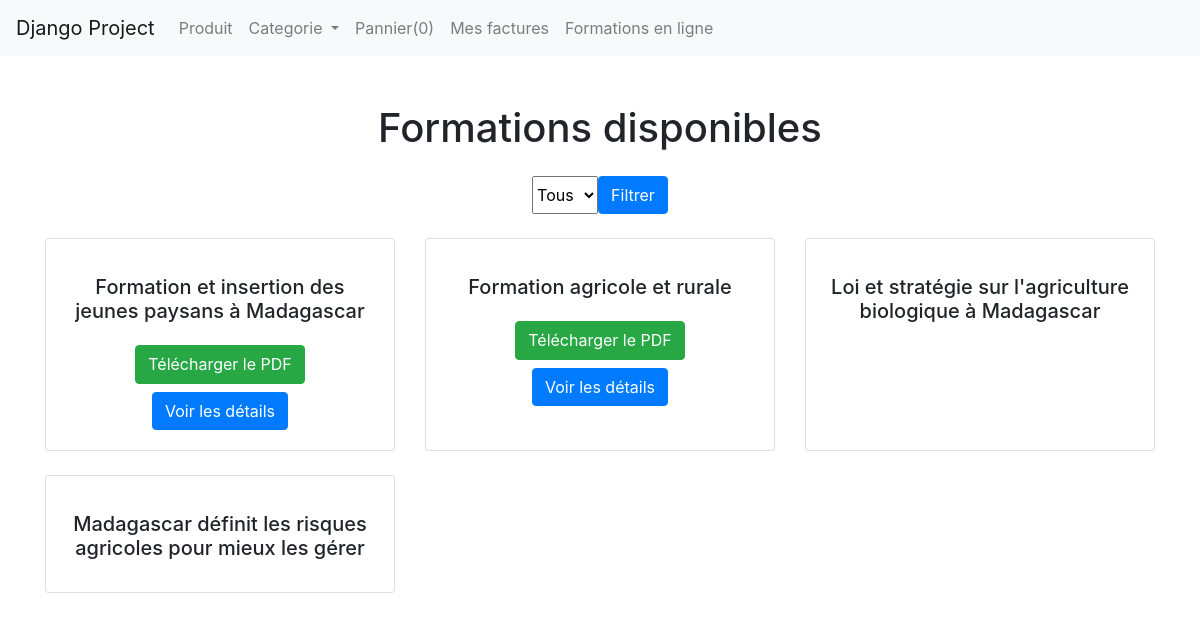
Page /formations/ on the earlier database version.
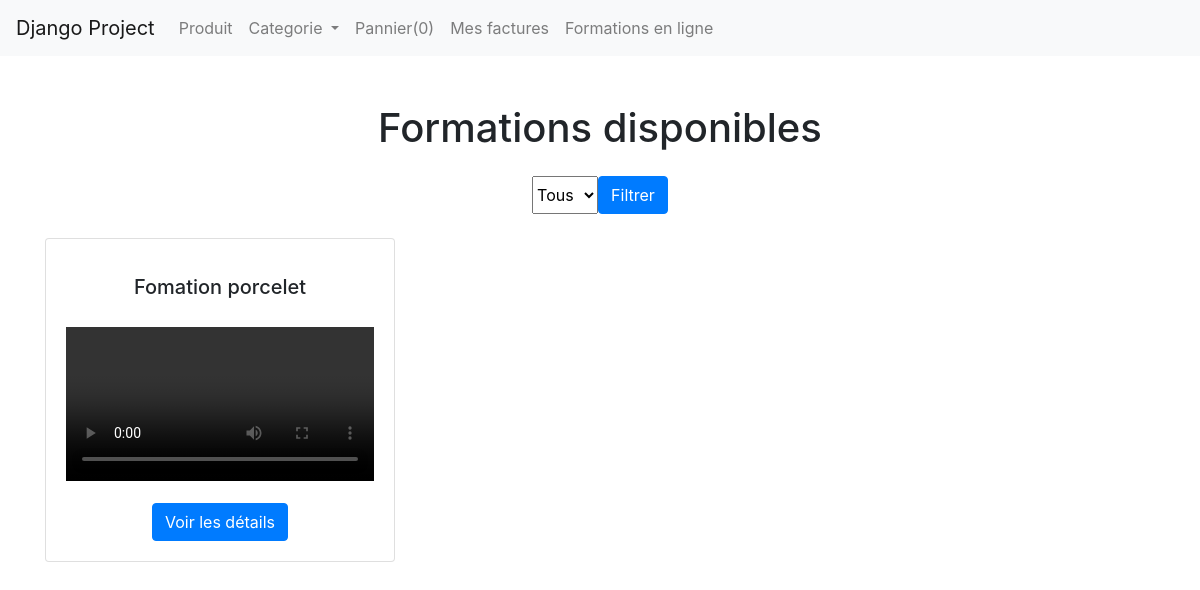
Same page on the later database version.
### formations/models.py (models this page shows, shortened)
class Formation(models.Model):
    TYPE_CHOICES = [
        ('PDF', 'Document PDF'),
        ('VIDEO', 'Vidéo'),
    ]
    titre = models.CharField(max_length=255)
    description = models.TextField()
    type = models.CharField(max_length=5, choices=TYPE_CHOICES)
    fichier = models.FileField(upload_to='formations/', blank=True, null=True)
    date_ajout = models.DateTimeField(auto_now_add=True)

### formations/views.py (the view)
# urls.py: path('', views.liste_formations, name='liste_formations'),
def liste_formations(request):
    type_filtre = request.GET.get('type', None)
    if type_filtre in ['PDF', 'VIDEO']:
        formations = Formation.objects.filter(type=type_filtre)
    else:
        formations = Formation.objects.all()
    return render(request, 'formations/liste_formations.html', {
        'formations': formations,
        'type_filtre': type_filtre,  # Passer le filtre actuel pour le rendre actif dans le front-end
    })

### formations/templates/formations/liste_formations.html (shortened to what this page needs)
{% extends "base.html" %}
{% block content %}
<div class="container mt-5">
    <h1 class="text-center mb-4">Formations disponibles</h1>
    <form method="get" class="mb-4 d-flex justify-content-center">
        <select name="type" class="form-select w-auto me-2">
            <option value="" {% if not type_filtre %}selected{% endif %}>Tous</option>
        </select>
        <button type="submit" class="btn btn-primary">Filtrer</button>
    </form>
    {% if formations %}
        <div class="row">
            {% for formation in formations %}
                <div class="col-md-4 mb-4">
                    <div class="card h-100">
                        <div class="card-body text-center">
                            <h5 class="card-title">{{ formation.titre }}</h5>
                            <div class="d-flex flex-column justify-content-between h-100">
                                <div>
                                    {% if formation.type == "PDF" %}
                                        <a href="{{ formation.fichier.url }}" target="_blank" class="btn btn-success">
                                             Télécharger le PDF
                                        </a>
                                        <a href="{% url 'formation_detail' formation.id %}" class="btn btn-primary mt-2">
                                             Voir les détails
                                        </a>
                                    {% elif formation.type == "VIDEO" and formation.fichier %}
                                        <div class="mt-3">
                                            <video controls class="w-100" width="600">
                                                <source src="{{ formation.fichier.url }}" type="video/mp4">
                                            </video>
                                        </div>
                                        <a href="{% url 'formation_detail' formation.id %}" class="btn btn-primary mt-3">
                                             Voir les détails
                                        </a>
                                    {% endif %}
                                </div>
                            </div>
                        </div>
                    </div>
                </div>
            {% endfor %}
        </div>
    {% else %}
        <div class="text-center mt-5">
            <h3>Aucune formation disponible pour le moment.</h3>
        </div>
    {% endif %}
</div>
{% endblock content %}

Differences in the rows shown:
removed Formation: titre "Formation et insertion des jeunes paysans à Madagascar"
removed Formation: titre "Formation agricole et rurale"
removed Formation: titre "Loi et stratégie sur l'agriculture biologique à Madagascar"
removed Formation: titre "Madagascar définit les risques agricoles pour mieux les gérer"
added Formation: titre "Fomation porcelet"
